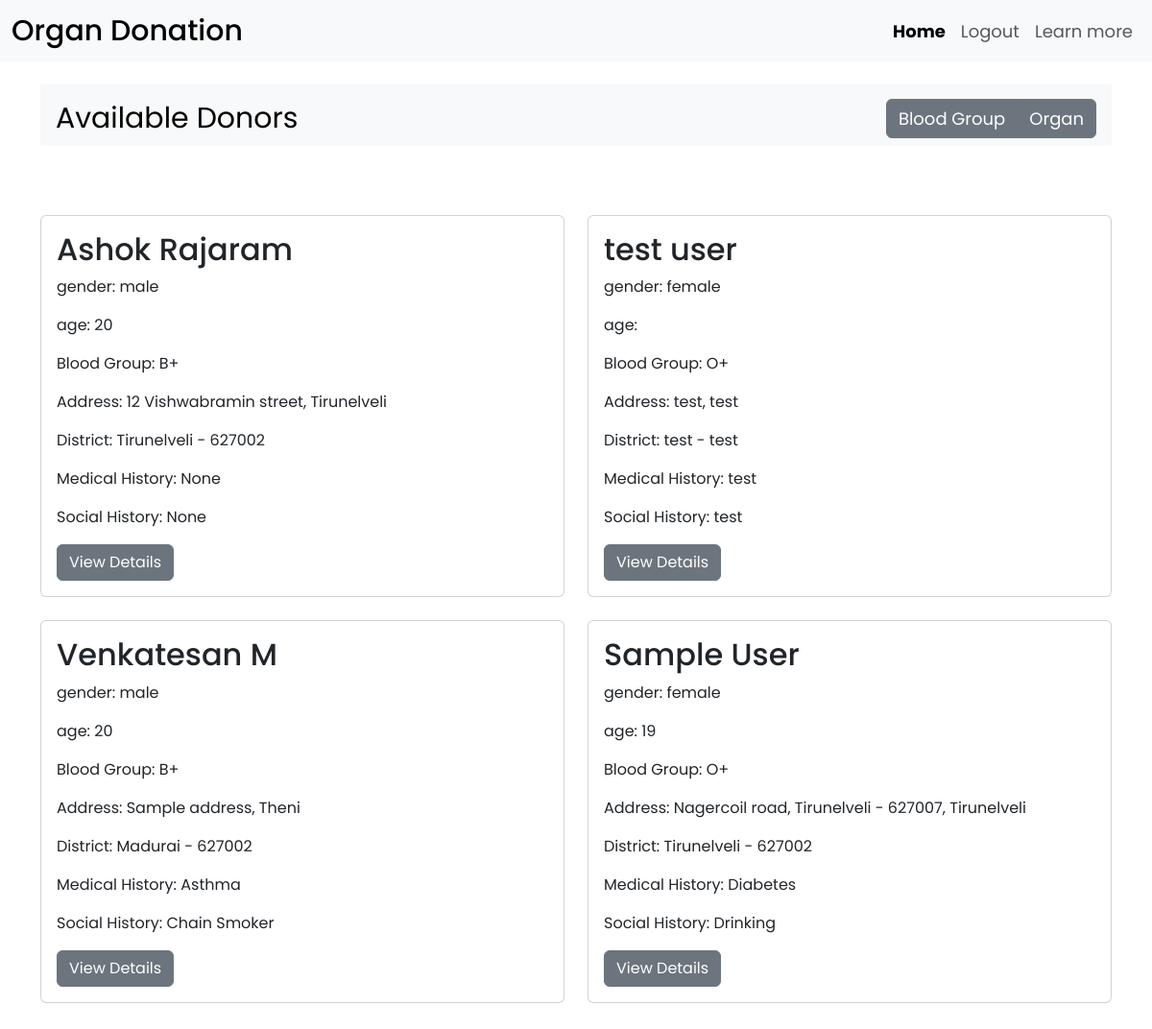
/recipient/homeorgan/ (signed in), run on the app's committed database.
### organdonation/models.py (models this page shows)
class Donor(models.Model):
   user = models.OneToOneField(User, on_delete=models.CASCADE, primary_key=True)
   email = models.EmailField(max_length=150, null=True)
   first_name = models.CharField(max_length=60)
   last_name = models.CharField(max_length=60)
   dob = models.DateField(null=True)
   age = models.CharField(max_length=2 ,null=True)
   gender = models.CharField(max_length=10)
   mobile = models.CharField(max_length=10)
   blood_group = models.CharField(max_length=3)
   aadhaar = models.CharField(max_length=16)
   addr_line = models.CharField(max_length=100)
   city = models.CharField(max_length=60)
   district = models.CharField(null=True, max_length=60)
   state = models.CharField(max_length=60)
   pincode = models.CharField(max_length=6)
   organs = models.ManyToManyField(Organ)
   medical_history = models.TextField(max_length=200)
   social_history = models.TextField(max_length=200)
   def __str__(self):
      return (f"{self.first_name} {self.last_name}")

### organdonation/views.py (the view)
# urls.py: path('recipient/homeorgan/', views.recipienthomeorganview, name='recipienthomeorgan'),
def recipienthomeorganview(request):
    current_user = request.user
    if current_user.is_authenticated and current_user.is_recipient:
        donorlist = (Donor.objects.all())
        organ = Organ.objects.get(name = current_user.recipient.organ_needed)
        organmatchlist = []
        for donor in donorlist:
            donating_organs = (donor.organs.all())
            for d_organ in donating_organs:
                if d_organ == organ:
                    organmatchlist.append(donor)
                else:
                    pass
        print(organmatchlist)
        organdonormatch = tuple(organmatchlist)
        return render(request, 'organdonation/recipienthome.html',{'organview': True, 'donorslist': organdonormatch})

### organdonation/templates/organdonation/recipienthome.html (shortened to what this page needs)
{% extends 'organdonation/base.html' %}
{% load static %}
{% block csslink%}
<link rel="stylesheet" href="{% static 'organdonation/css/style1.css' %}" />
{%endblock csslink %}
{% block body %}
<div class="container"><br>
   <nav id="navbar-example2" class="navbar bg-body-tertiary px-3 mb-3">
      <a class="navbar-brand" href="#">Available Donors</a>
      <ul class="nav nav-pills">
         <div class="btn-group">
            <a href="{% url 'recipienthome' %}" class="btn btn-secondary text-decoration-none" aria-current="page">Blood Group</a>
            <a href="{% url 'recipienthomeorgan' %}" class="btn btn-secondary text-decoration-none">Organ</a>
          </div>
      </ul>
    </nav>
    {% block view %}
   <div class="row row-cols-1 row-cols-md-2 g-4 my-5">
      {% if organview %}
         {% include 'organdonation/recipientorganview.html' %}
      {% endif %}
   </div>
    {% endblock  %}
{% endblock %}

### organdonation/templates/organdonation/recipientorganview.html
   {% for donor in donorslist %}
   <div class="col">
      <div class="card h-100">
        <div class="card-body">
          <h5 class="card-title fs-2">{{ donor.first_name}} {{ donor.last_name }}</h5>
          <p class="card-text">gender: {{ donor.gender }}</p>
          <p class="card-text">age: {{ donor.age }}</p>
          <p class="card-text">Blood Group:
            {% if donor.blood_group == 'bp' %}
               B+
            {% elif donor.blood_group == 'bn' %}
               B-
            {% elif donor.blood_group == 'an' %}
               A-
            {% elif donor.blood_group == 'ap' %}
               A+
            {% elif donor.blood_group == 'op' %}
               O+
            {% elif donor.blood_group == 'on' %}
               O-
            {% elif donor.blood_group == 'abp' %}
               AB+
            {% elif donor.blood_group == 'abn' %}
               AB-
            {% endif %}
          </p>
          <p class="card-text">Address: {{ donor.addr_line }}, {{ donor.city }}</p>
          <p class="card-text">District: {{ donor.district }} -  {{ donor.pincode }}</p>
          <p class="card-text">Medical History: {{ donor.medical_history }}</p>
          <p class="card-text">Social History: {{ donor.social_history }}</p>
          <a href="#" class="btn btn-secondary">View Details</a>
        </div>
      </div>
   </div>
{% endfor %}

### organdonation/static/organdonation/css/style1.css (style rules this page uses)
:root { --background-color: #f2e9e4; --light: #c9ada7; --medium: #9a8c98; --dark: #4a4e69; --text-color: #22223b; }
* { margin: 0; padding: 0; box-sizing: border-box; font-family: "Poppins", sans-serif; }
nav { height: 8vh; }
.navbar a { font-size: 18px; }
.navbar .navbar-brand { font-size: 30px; }

### data on the page
Donor: first_name "Ashok", last_name "Rajaram", gender "male", age "20", blood_group "B+", addr_line "12 Vishwabramin street", city "Tirunelveli", district "Tirunelveli", pincode "627002", medical_history "None", social_history "None"
Donor: first_name "test", last_name "user", gender "female", blood_group "O+", addr_line "test", city "test", district "test", pincode "test", medical_history "test", social_history "test"
Donor: first_name "Venkatesan", last_name "M", gender "male", age "20", blood_group "B+", addr_line "Sample address", city "Theni", district "Madurai", pincode "627002", medical_history "Asthma", social_history "Chain Smoker"
Donor: first_name "Sample", last_name "User", gender "female", age "19", blood_group "O+", addr_line "Nagercoil road, Tirunelveli - 627007", city "Tirunelveli", district "Tirunelveli", pincode "627002", medical_history "Diabetes", social_history "Drinking"
